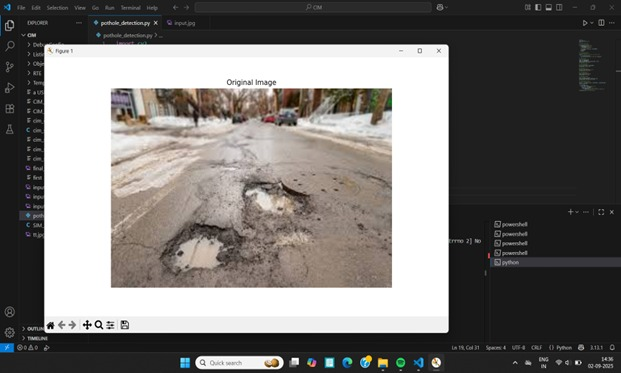
#> input picture original.jpg, 621 x 373 px, given as the content of the folder original.jpg, which was not available
$ python -i pothole_detection.py   (imports and definitions only)
#> lines starting #> are read from the running program, lines starting #| are printed output that depends on the picture; after the words box and inside, x2 and y2 are one past the last pixel; in counts of white or black regions, pixels touching at a corner belong together; pictures that were not available may be replaced by others from this repository, and a replacement may not be noted
import cv2
import numpy as np
import os
from skimage.feature import local_binary_pattern

# ----------------------------
# Preprocessing + Mask Creation
# ----------------------------
def process_image(image_path):
    img = cv2.imread(image_path)
    gray = cv2.cvtColor(img, cv2.COLOR_BGR2GRAY)

    # Downscale for noise reduction
    h, w = gray.shape
    scale = 0.5
    gray = cv2.resize(gray, (int(w*scale), int(h*scale)))

    # Stronger blur
    blur = cv2.medianBlur(gray, 5)

    # Adaptive threshold
    thresh = cv2.adaptiveThreshold(
        blur, 255,
        cv2.ADAPTIVE_THRESH_GAUSSIAN_C,
        cv2.THRESH_BINARY_INV,
        15, 3
    )

    # LBP texture
    radius = 2
    n_points = 8 * radius
    lbp = local_binary_pattern(gray, n_points, radius, method="uniform")
    lbp_norm = cv2.normalize(lbp, None, 0, 255, cv2.NORM_MINMAX).astype("uint8")
    _, lbp_mask = cv2.threshold(lbp_norm, 0, 255, cv2.THRESH_BINARY + cv2.THRESH_OTSU)

    # Combine
    combined = cv2.bitwise_and(thresh, lbp_mask)

    # Morphological cleanup
    kernel = np.ones((5, 5), np.uint8)
    combined = cv2.morphologyEx(combined, cv2.MORPH_CLOSE, kernel, iterations=2)
    combined = cv2.morphologyEx(combined, cv2.MORPH_OPEN, kernel, iterations=1)

    return img, combined, scale

# ----------------------------
# Merge Overlapping Bounding Boxes
# ----------------------------
def merge_boxes(boxes, overlapThresh=0.3):
    if len(boxes) == 0:
        return []

    boxes = np.array(boxes)
    x1 = boxes[:,0]
    y1 = boxes[:,1]
    x2 = boxes[:,0] + boxes[:,2]
    y2 = boxes[:,1] + boxes[:,3]
    areas = boxes[:,2] * boxes[:,3]
    idxs = np.argsort(y2)

    pick = []
    while len(idxs) > 0:
        last = idxs[-1]
        pick.append(last)

        xx1 = np.maximum(x1[last], x1[idxs[:-1]])
        yy1 = np.maximum(y1[last], y1[idxs[:-1]])
        xx2 = np.minimum(x2[last], x2[idxs[:-1]])
        yy2 = np.minimum(y2[last], y2[idxs[:-1]])

        w = np.maximum(0, xx2 - xx1)
        h = np.maximum(0, yy2 - yy1)

        overlap = (w * h) / areas[idxs[:-1]]

        idxs = np.delete(
            idxs,
            np.concatenate(([len(idxs) - 1],
                           np.where(overlap > overlapThresh)[0]))
        )

    return boxes[pick].astype("int")

# ----------------------------
# Draw bounding boxes
# ----------------------------
def draw_boxes(img, combined, scale):
    contours, _ = cv2.findContours(combined, cv2.RETR_EXTERNAL, cv2.CHAIN_APPROX_SIMPLE)
    print(f"Contours before filtering: {len(contours)}")

    boxes = []
    for cnt in contours:
        x, y, w, h = cv2.boundingRect(cnt)
        area = cv2.contourArea(cnt)

        if area > 2000:  # keep only bigger regions
            # Scale back to original
            x, y, w, h = int(x/scale), int(y/scale), int(w/scale), int(h/scale)
            boxes.append([x, y, w, h])

    # Merge overlapping boxes
    merged_boxes = merge_boxes(boxes, overlapThresh=0.2)

    for (x, y, w, h) in merged_boxes:
        cv2.rectangle(img, (x, y), (x + w, y + h), (0, 255, 0), 2)

    print(f"Boxes after merging: {len(merged_boxes)}")
    return img

# ----------------------------
# Run on all dataset images
# ----------------------------
def run_on_dataset(dataset_path, output_path, show=True):
    os.makedirs(output_path, exist_ok=True)
    all_images = [f for f in os.listdir(dataset_path) if f.lower().endswith((".jpg", ".png", ".jpeg"))]

    for img_name in all_images:
        image_path = os.path.join(dataset_path, img_name)
        img, combined, scale = process_image(image_path)
#> in process_image, img is the input picture: shape (373, 621, 3); mean B, G, R 113.9, 116.2, 119
#> in process_image, `blur = cv2.medianBlur(gray, 5)`:
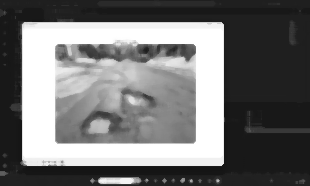
#> blur: shape (186, 310); min 19, max 255, mean 116
#> in process_image, `thresh = cv2.adaptiveThreshold( blur, 255, cv2.ADAPTIVE_THRESH_GAUSSIA..`:
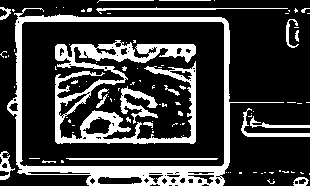
#> thresh: shape (186, 310); 23.4% white; 97 white regions (76 under 20 px), largest, box (x1, y1, x2, y2) and area: (7, 8, 284, 186) 5569, (55, 40, 196, 144) 4985, (120, 86, 158, 124) 531
#> in process_image, `lbp = local_binary_pattern(gray, n_points, radius, method="uniform")`:
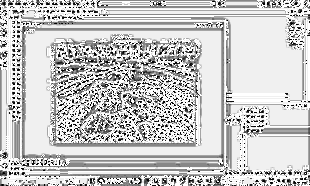
#> lbp: shape (186, 310) float64; min 0, max 17, mean 13.27; drawn with min black and max white
#> in process_image, `_, lbp_mask = cv2.threshold(lbp_norm, 0, 255, cv2.THRESH_BINARY + cv2...`:
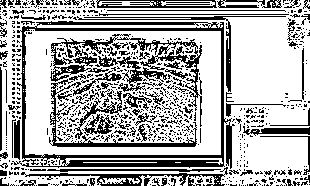
#> lbp_mask: shape (186, 310); 68.2% white; 751 black regions (651 under 20 px), largest, box (x1, y1, x2, y2) and area: (12, 21, 235, 169) 4009, (50, 34, 202, 127) 1811, (49, 79, 197, 147) 1007
#> in process_image, `combined = cv2.bitwise_and(thresh, lbp_mask)`: combined: shape (186, 310); 14.6% white in thin lines or dots
#> in process_image, `combined = cv2.morphologyEx(combined, cv2.MORPH_CLOSE, kernel, iterati..`: combined: shape (186, 310); 35.1% white; 9 white regions (5 under 20 px), largest, box (x1, y1, x2, y2) and area: (0, 7, 310, 186) 10210, (55, 40, 196, 143) 9666, (279, 170, 310, 186) 242, (253, 172, 275, 186) 111
#> in process_image, `combined = cv2.morphologyEx(combined, cv2.MORPH_OPEN, kernel, iteratio..`:
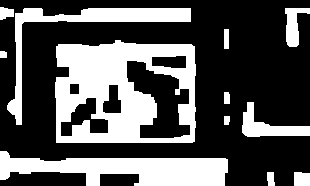
#> combined: shape (186, 310); 33.5% white; 12 white regions
#> scale = 0.5
        img_with_boxes = draw_boxes(img.copy(), combined, scale)
#> in draw_boxes, `contours, _ = cv2.findContours(combined, cv2.RETR_EXTERNAL, cv2.CHAIN_..`: contours = 12 contours; largest, box (x1, y1, x2, y2) and area: (55, 40, 196, 143) 13419, (0, 151, 228, 186) 4522, (7, 8, 191, 125) 2605, (242, 102, 310, 137) 868, (285, 8, 310, 47) 460
#| Contours before filtering: 12
#> the loop in draw_boxes, `for cnt in contours:` made 12 passes
#> (x, y, w, h, area) on passes 1, 2, 3, 4, 5, 6, 7, 8, 10, 11, 12: (294, 172, 16, 14, 187.5), (267, 172, 8, 14, 77), (0, 302, 456, 70, 4521.5), (224, 116, 6, 9, 37.5), (242, 102, 68, 35, 868), (224, 92, 6, 12, 53.5), (0, 51, 7, 7, 34.5), (110, 80, 282, 206, 13419), (285, 8, 25, 39, 459.5), (14, 16, 368, 234, 2605), (0, 7, 14, 13, 115)
#> (cnt, x, y, w, h, area) on pass 9: ([[224, 29], [224, 48], [228, 48], [228, 29]], 224, 29, 5, 20, 76)
#> after the loop in draw_boxes, `for cnt in contours:`: boxes = [[0, 302, 456, 70], [110, 80, 282, 206], [14, 16, 368, 234]]
#> in merge_boxes, `x1 = boxes[:,0]`: x1 = [0, 110, 14]
#> in merge_boxes, `y1 = boxes[:,1]`: y1 = [302, 80, 16]
#> in merge_boxes, `x2 = boxes[:,0] + boxes[:,2]`: x2 = [456, 392, 382]
#> in merge_boxes, `y2 = boxes[:,1] + boxes[:,3]`: y2 = [372, 286, 250]
#> in merge_boxes, `areas = boxes[:,2] * boxes[:,3]`: areas = [31920, 58092, 86112]
#> in merge_boxes, `idxs = np.argsort(y2)`: idxs = [2, 1, 0]
#> the loop in merge_boxes, `while len(idxs) > 0:` made 2 passes
#> (last, xx1, yy1, xx2, yy2, w, overlap, idxs) on pass 1: (0, [14, 110], [302, 302], [382, 392], [250, 286], [368, 282], [0, 0], [2, 1])
#> (last, xx1, yy1, xx2, yy2, w, h, overlap) on pass 2: (1, [110], [80], [382], [250], [272], [170], [0.537])
#> after the loop in merge_boxes, `while len(idxs) > 0:`: idxs = empty array; pick = [0, 1]
#> in draw_boxes, `merged_boxes = merge_boxes(boxes, overlapThresh=0.2)`: merged_boxes = [[0, 302, 456, 70], [110, 80, 282, 206]]
#> the loop in draw_boxes, `for (x, y, w, h) in merged_boxes:` made 2 passes
#> after the loop in draw_boxes, `for (x, y, w, h) in merged_boxes:`:
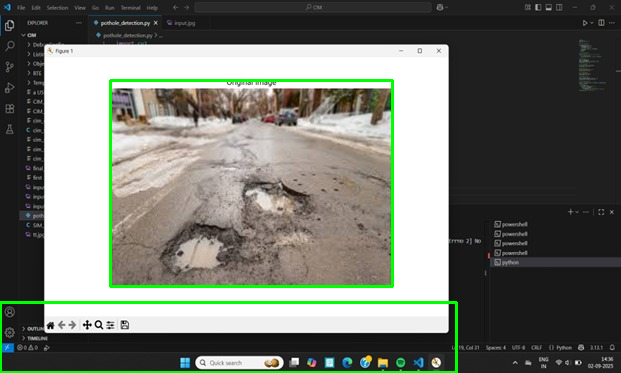
#> img: shape (373, 621, 3); mean of channels 0, 1, 2 109.9, 118.3, 114.9; drawn as B, G, R
#| Boxes after merging: 2

        combined_bgr = cv2.cvtColor(combined, cv2.COLOR_GRAY2BGR)
#> combined_bgr: shape (186, 310, 3); 33.5% white; 12 white regions, largest, box (x1, y1, x2, y2) and area: (55, 40, 196, 143) 9393, (0, 151, 228, 186) 4803, (7, 8, 191, 125) 2901
        side_by_side = np.hstack((img, img_with_boxes, cv2.resize(combined_bgr, (img.shape[1], img.shape[0]))))
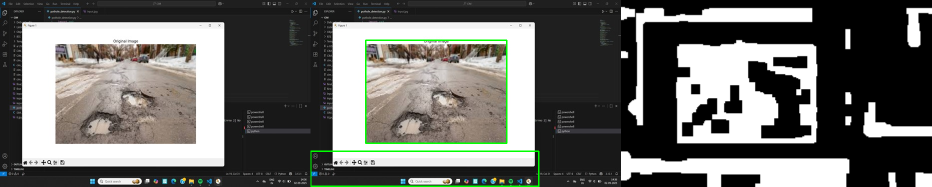
#> side_by_side: shape (373, 1863, 3) (shown at 1/2 size); mean B, G, R 103.1, 106.6, 106.4

        save_path = os.path.join(output_path, img_name)
        cv2.imwrite(save_path, side_by_side)

        if show:
            cv2.imshow("Original | Detection | Mask", side_by_side)
            key = cv2.waitKey(0) & 0xFF
#> (key Esc is pressed here)
            if key == 27:  # ESC to quit
                break

        print(f"Processed and saved: {save_path}")

    cv2.destroyAllWindows()

# ----------------------------
# Run
# ----------------------------
# [4 lines not run here, left out]

>>> result = run_on_dataset('original.jpg', 'out.png')

$ run again, on morpholgicalclosing.jpg
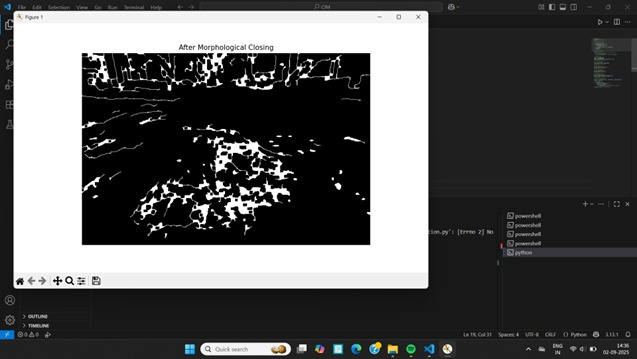
#> input picture morpholgicalclosing.jpg, 637 x 359 px, given as the content of the folder morpholgicalclosing.jpg, which was not available
#> in process_image, img is the input picture: shape (359, 637, 3); mean B, G, R 87.7, 87.7, 87.4
#> in process_image, `thresh = cv2.adaptiveThreshold( blur, 255, cv2.ADAPTIVE_THRESH_GAUSSIA..`:
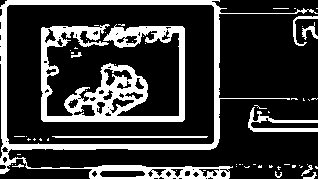
#> thresh: shape (179, 318); 22.5% white; 60 white regions (49 under 20 px), largest, box (x1, y1, x2, y2) and area: (0, 0, 318, 179) 5692, (41, 24, 185, 122) 5592, (248, 107, 318, 132) 568
#> lbp_mask: shape (179, 318); 73.9% white; 631 black regions (555 under 20 px), largest, box (x1, y1, x2, y2) and area: (0, 0, 214, 144) 3632, (10, 20, 286, 159) 2756, (38, 22, 187, 125) 1271
#> scale = 0.5
#> contours = 11 contours; largest, box (x1, y1, x2, y2) and area: (41, 24, 185, 121) 6674, (0, 0, 218, 174) 3983, (137, 165, 230, 179) 1042, (248, 98, 318, 132) 1012, (273, 8, 318, 46) 718
#| Contours before filtering: 11
#> the loop in draw_boxes, `for cnt in contours:` made 11 passes
#> (x, y, w, h, area) on passes 3 to 10: (302, 166, 16, 13, 170.5), (137, 165, 93, 14, 1042.5), (214, 110, 6, 10, 41.5), (248, 98, 70, 34, 1012.5), (214, 88, 6, 13, 56.5), (82, 48, 288, 194, 6674), (273, 8, 45, 38, 718), (214, 8, 13, 17, 109)
#> after the loop in draw_boxes, `for cnt in contours:`: boxes = [[82, 48, 288, 194], [0, 0, 436, 348]]
#> x1 = [82, 0]
#> y1 = [48, 0]
#> x2 = [370, 436]
#> y2 = [242, 348]
#> areas = [55872, 151728]
#> in merge_boxes, `idxs = np.argsort(y2)`: idxs = [0, 1]
#> the loop in merge_boxes, `while len(idxs) > 0:` made 1 pass
#> (last, xx1, yy1, xx2, yy2, w, h, overlap) on pass 1: (1, [82], [48], [370], [242], [288], [194], [1])
#> after the loop in merge_boxes, `while len(idxs) > 0:`: idxs = empty array; pick = [1]
#> merged_boxes = [[0, 0, 436, 348]]
#> the loop in draw_boxes, `for (x, y, w, h) in merged_boxes:` made 1 pass
#| Boxes after merging: 1
#> combined_bgr: shape (179, 318, 3); 27.3% white; 11 white regions, largest, box (x1, y1, x2, y2) and area: (41, 24, 185, 121) 7180, (0, 0, 218, 174) 4599, (137, 165, 230, 179) 1148
#> in run_on_dataset, `side_by_side = np.hstack((img, img_with_boxes, cv2.resize(combined_bgr..`:
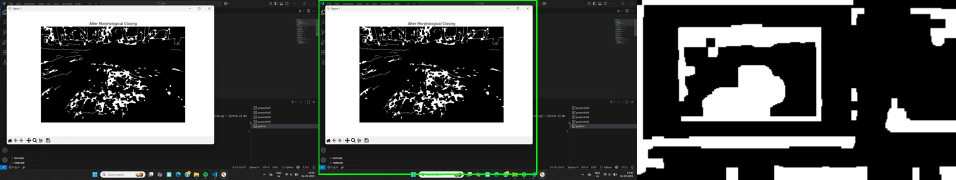
#> side_by_side: shape (359, 1911, 3) (shown at 1/2 size); mean B, G, R 81.4, 82.8, 81.2
